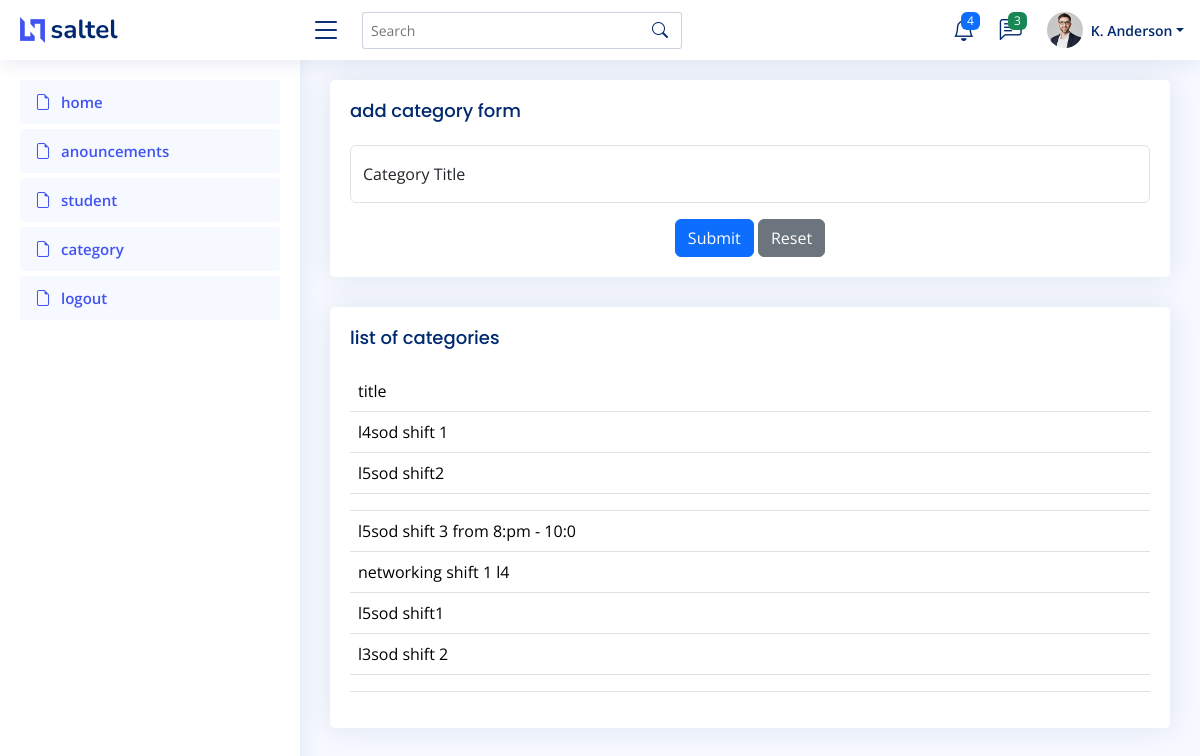
/Dashboard/category.php, run on the app's committed database.
### tables this page shows
CREATE TABLE `category` (
  `id` int(11) NOT NULL,
  `title` varchar(30) NOT NULL
);

### Dashboard/category.php (the view, shortened to what this page needs)
<!DOCTYPE html>
<html lang="en">
<head>
  <link href="assets/vendor/bootstrap/css/bootstrap.min.css" rel="stylesheet">
  <link href="assets/vendor/bootstrap-icons/bootstrap-icons.css" rel="stylesheet">
  <link href="assets/vendor/boxicons/css/boxicons.min.css" rel="stylesheet">
  <link href="assets/vendor/quill/quill.snow.css" rel="stylesheet">
  <link href="assets/vendor/quill/quill.bubble.css" rel="stylesheet">
  <link href="assets/vendor/remixicon/remixicon.css" rel="stylesheet">
  <link href="assets/vendor/simple-datatables/style.css" rel="stylesheet">
  <link href="assets/css/style.css" rel="stylesheet">
</head>
<body>
<?php
include("header.php");
include("asidemenu.php");
?>
  <main id="main" class="main">
    <section class="section">
      <div class="row">
        <div class="col-lg-12">
          <div class="card">
            <div class="card-body">
              <h5 class="card-title">add category form</h5>
              <form class="row g-3" method='post' action="category.php">
                <div class="col-md-12">
                  <div class="form-floating">
                    <input type="text" class="form-control" id="floatingName" placeholder="Category Title" name='title'>
                    <label for="floatingName">Category Title</label>
                  </div>
                </div>
                <div class="text-center">
                  <button type="submit" class="btn btn-primary" name='submit'>Submit</button>
                  <button type="reset" class="btn btn-secondary">Reset</button>
                </div>
              </form>
            </div>
          </div>
        </div>
        <div class="col-lg-12">
          <div class="card">
            <div class="card-body">
              <h5 class="card-title">list of categories</h5>
              <table class='table'>
                <tr>
                  <td>title</td>
                </tr>
                <?php
                include("connection.php");
                $result= mysqli_query($connection,"select * from category");
                while ($row=mysqli_fetch_array($result)){
                  ?>
                <tr>
                                  <td><?php echo $row['title']; ?></td>
                                </tr>
                  <?php
                }
?>
              </table>
            </div>
          </div>
        </div>
      </div>
    </section>
  </main>
</body>
</html>

### Dashboard/assets/css/style.css (style rules this page uses)
:root { scroll-behavior: smooth; }
body { font-family: "Open Sans", sans-serif; background: #f6f9ff; color: #444444; }
h1, h2, h3, h4, h5, h6 { font-family: "Nunito", sans-serif; }
#main { margin-top: 60px; padding: 20px 30px; transition: all 0.3s; }
.card { margin-bottom: 30px; border: none; border-radius: 5px; box-shadow: 0px 0 30px rgba(1, 41, 112, 0.1); }
.card-title { padding: 20px 0 15px 0; font-size: 18px; font-weight: 500; color: #012970; font-family: "Poppins", sans-serif; }
.card-body { padding: 0 20px 20px 20px; }
@media (min-width: 1200px) { #main, #footer { margin-left: 300px; } }

### data on the page
category: title "l4sod shift 1"
category: title "l5sod shift2"
category: title "l5sod shift 3 from 8:pm - 10:0"
category: title "networking shift 1 l4"
category: title "l5sod shift1"
category: title "l3sod shift 2"
